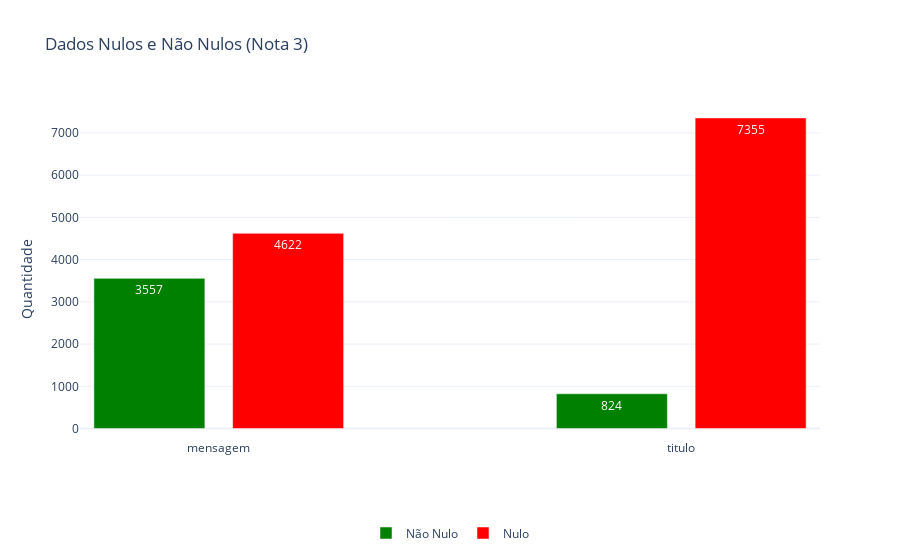

Here is the notebook cell this chart was saved with:
### Code cell
df_avaliacoes_nota_3 = analisar_avaliacoes_por_nota(df, 3)
df_avaliacoes_nota_3

### Figure 1 — Plotly figure (JSON) as saved in the notebook; plotly's stock layout.template omitted (floating-point values rounded to 4 significant figures)
{"data": [{"marker": {"color": "green"}, "name": "Não Nulo", "showlegend": true, "text": ["3557"], "textposition": "auto", "type": "bar", "x": [-0.15], "y": [3557]}, {"marker": {"color": "red"}, "name": "Nulo", "showlegend": true, "text": ["4622"], "textposition": "auto", "type": "bar", "x": [0.15], "y": [4622]}, {"marker": {"color": "green"}, "showlegend": false, "text": ["824"], "textposition": "auto", "type": "bar", "x": [0.85], "y": [824]}, {"marker": {"color": "red"}, "showlegend": false, "text": ["7355"], "textposition": "auto", "type": "bar", "x": [1.15], "y": [7355]}], "layout": {"annotations": [{"showarrow": false, "text": "mensagem", "x": 0, "xanchor": "center", "y": -200, "yanchor": "top"}, {"showarrow": false, "text": "titulo", "x": 1, "xanchor": "center", "y": -200, "yanchor": "top"}], "barmode": "group", "legend": {"orientation": "h", "x": 0.5, "xanchor": "center", "y": -0.25, "yanchor": "bottom"}, "margin": {"b": 80}, "title": {"text": "Dados Nulos e Não Nulos (Nota 3)"}, "xaxis": {"showline": false, "tickvals": []}, "yaxis": {"title": {"text": "Quantidade"}}}}
